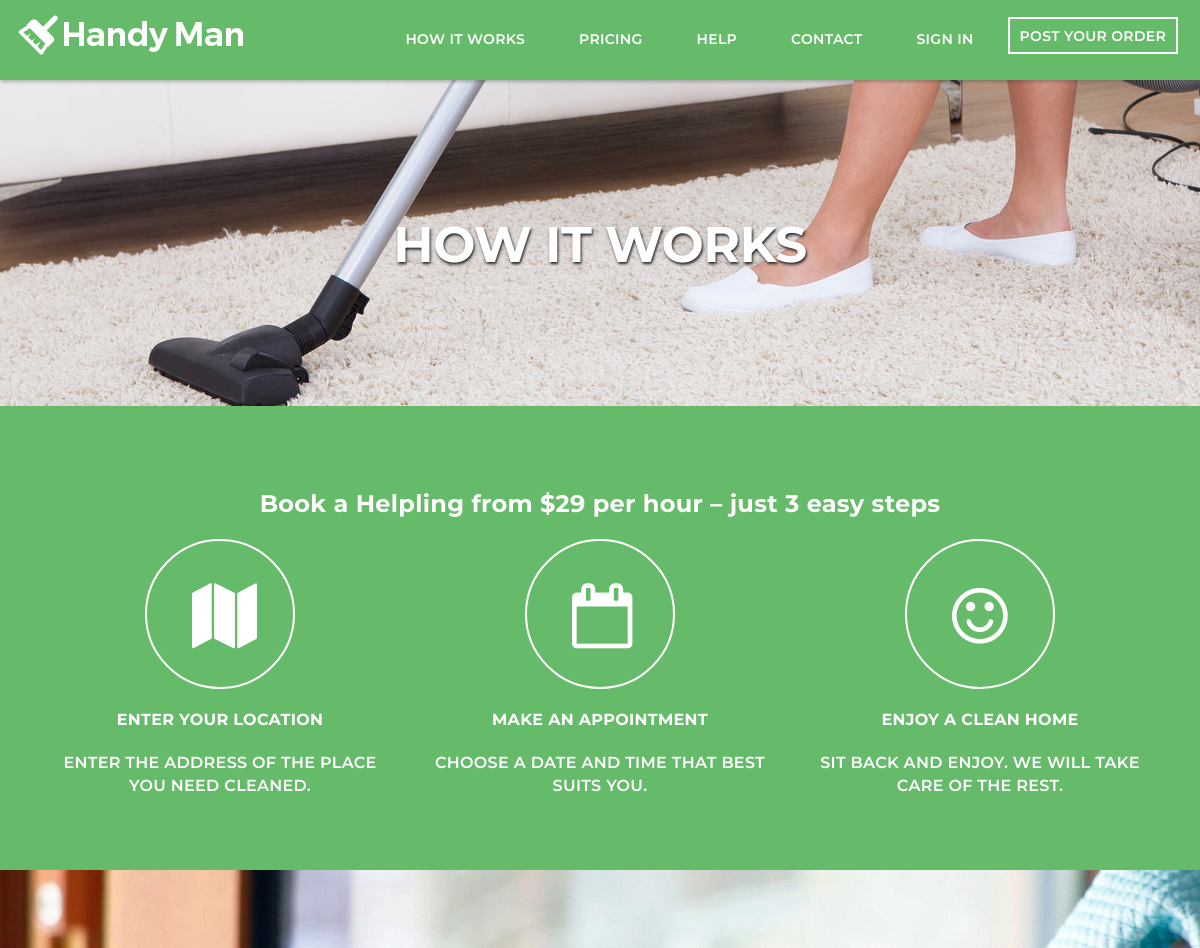
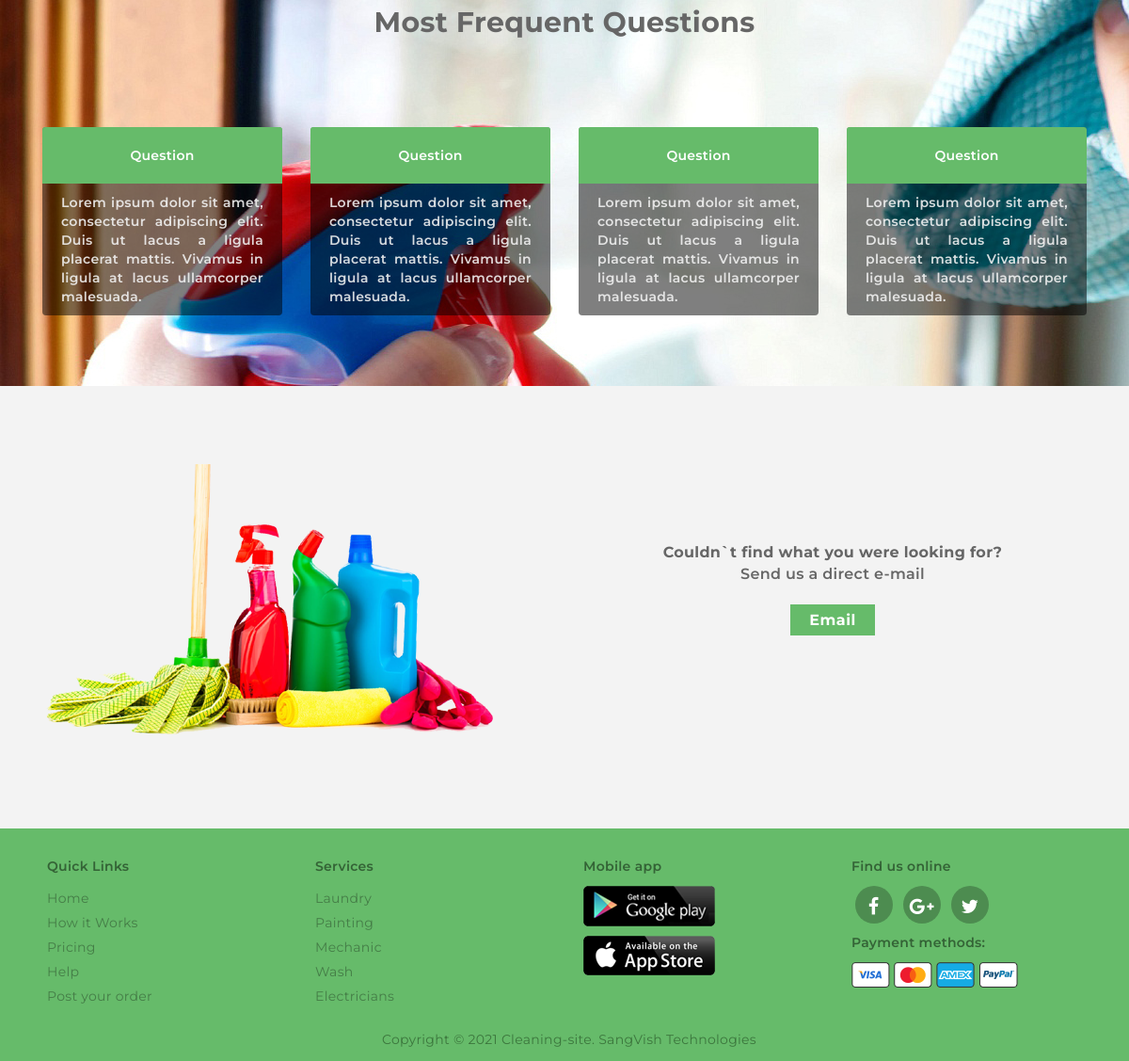
The app's page /users/howitworks.php with its own data (2 pictures, top to bottom).
### tables this page shows
CREATE TABLE `sv_admin_login` (
  `admin_id` int(20) NOT NULL,
  `user_name` varchar(255) NOT NULL,
  `password` varchar(255) NOT NULL,
  `email_id` varchar(255) NOT NULL,
  `site_name` varchar(255) NOT NULL,
  `logo` varchar(255) NOT NULL,
  `favicon` varchar(255) NOT NULL,
  `site_desc` varchar(255) NOT NULL,
  `keyword` varchar(255) NOT NULL,
  `site_url` varchar(255) NOT NULL,
  `paypal_id` varchar(200) NOT NULL,
  `currency_mode` varchar(200) NOT NULL,
  `paypal_site_mode` varchar(200) NOT NULL
);

CREATE TABLE `sv_pages` (
  `id` int(25) NOT NULL,
  `page_name` varchar(255) NOT NULL,
  `page_content` text NOT NULL
);

### users/howitworks.php (the view)
<body class="splash-index">
  <?php include("../header.php") ?>
  <section class="teaser main-teaser bg-top" >
    <div class="min-space">
    </div>
    <div class="min-space">
    </div>
    <div class="min-space">
    </div>
    <?php
$query=mysqli_fetch_array(mysqli_query($con, "select * from sv_pages where id=2"));
$content=$query['page_content'];
$page_name=$query['page_name'];
?>
    <h1 class="sub-title">
      <?php echo $page_name; ?>
    </h1>
    <div class="min-space">
    </div>
    <div class="min-space">
    </div>
  </section>
  <?php echo $content;?>
  <?php include("../footer.php") ?>
  </html>

### header.php (shortened to what this page needs)
<html>
 <?php
 include("connection.php");
    $res=mysqli_fetch_array(mysqli_query($con, "select * from sv_admin_login"));
    $logo=mysqli_real_escape_string($con,$res['logo']);
    $site_url=mysqli_real_escape_string($con,$res['site_url']);
 ?>
  <head>
    <link rel="stylesheet" href="<?php echo $site_url; ?>/css/font-awesome.min.css" type="text/css">
    <link rel="stylesheet" href="<?php echo $site_url; ?>/css/style.css" />
    <link rel="stylesheet" media="screen" href="<?php echo $site_url; ?>/css/index.css" />
    <link rel="stylesheet" media="screen" href="<?php echo $site_url; ?>/css/responsive.css" />
    <link rel="stylesheet" href="<?php echo $site_url; ?>/css/bootstrap.min.css" type="text/css">
    </head>
    <header class="header-main header-main--light">
        <nav class="site-nav reversed">
            <div class="container">
                <nav class="navbar navbar-inverse navbar-static-top marginBottom-0" role="navigation">
                    <div class="navbar-header">
                        <?php
                            if($logo=="") { ?>
                                <a href="<?php echo $site_url; ?>" class="site-logo"><img src="<?php echo $site_url; ?>/admincp/admin-logo/default-logo.png" alt="" ></a>
                            <?php } else {     ?>
                                <a href="<?php echo $site_url; ?>" class="site-logo"><img src="<?php echo $site_url; ?>/admincp/admin-logo/<?php echo $logo;?>"></a>
                            <?php } ?>
                    </div>
                    <div class="collapse navbar-collapse" id="navbar-collapse-1">
                        <ul class="nav navbar-nav pull-right">
                            <li><a class="nav__link" href="<?php echo $site_url; ?>/users/howitworks.php">How it Works</a></li>
                            <li><a class="nav__link" href="<?php echo $site_url; ?>/users/pricing.php">Pricing</a></li>
                            <li><span class="link_to_another_page"><a class="nav__link" href="<?php echo $site_url; ?>/users/help.php">Help</a></span></li>
                            <li><span class="link_to_another_page"><a class="nav__link" href="<?php echo $site_url; ?>/users/contact.php">Contact</a></span></li>
                            <?php
                                if(!isset($_SESSION['phone_no'])) { ?>
                                <li><a class="nav__link sign-in" href="<?php echo $site_url; ?>/users/sign_in.php">Sign in</a></li><?php } ?>
                             <li><span class="link_to_another_page"><a class="nav__link nav__link--prominent" href="<?php echo $site_url; ?>/users/order.php">Post Your Order</a></span></li>
                        </ul>
                    </div>
                </nav>
            </div>
        </nav>
    </header>

### footer.php (shortened to what this page needs)
<?php
$res         = mysqli_fetch_array(mysqli_query($con,"select * from sv_admin_login"));
?>
<footer class="footer">
  <div class="container">
    <div class="footer-content col-lg-3 col-md-3 col-sm-3 col-sm-4 col-lg-4">
      <h5 class="footer-content__title">Quick Links</h5>
      <ul class="footer-content__list">
        <li><a href="<?php
echo $res['site_url'];
?>">Home</a></li>
        <li><a href="<?php
echo $res['site_url'];
?>/users/howitworks.php">How it Works</a></li>
        <li><a href="<?php
echo $res['site_url'];
?>/users/pricing.php">Pricing</a></li>
        <li><a href="<?php
echo $res['site_url'];
?>/users/help.php">Help</a></li>
        <li><a href="<?php
echo $res['site_url'];
?>/users/order.php">Post your order</a></li>
      </ul>
    </div>
    <div class="footer-content col-lg-3 col-md-3 col-sm-3 col-sm-4 col-lg-4">
      <h5 class="footer-content__title">Services</h5>
      <ul class="footer-content__list">
        <li><a href="#">Laundry</a></li>
        <li><a href="#">Painting</a></li>
        <li><a href="#">Mechanic</a></li>
        <li><a href="#">Wash</a></li>
        <li><a href="#">Electricians</a></li>
      </ul>
    </div>
     <div class="footer-content col-lg-3 col-md-3 col-sm-3 col-sm-4 col-lg-4">
      <h5 class="footer-content__title">Mobile app</h5>
      <ul class="footer-content__list">
     <a href="#"><img style="margin-bottom:10px;" src="<?php
echo $res['site_url'];
?>/img/app1.png"></a>
          <a href="#"><img src="<?php
echo $res['site_url'];
?>/img/app2.png"></a>
        </ul>
    </div>
    <div class="footer-content col-lg-3 col-md-3 col-sm-3 col-sm-4 col-lg-4">
      <div class="footer-content__social social">
          <h5 class="footer-content__title">Find us online</h5>
          <a class="social__action" href="#">
            <i class="fa fa-facebook" aria-hidden="true"></i></a>
          <a class="social__action" href="#">
           <i class="fa fa-google-plus" aria-hidden="true"></i></a>
           <a class="social__action" href="#">
           <i class="fa fa-twitter" aria-hidden="true"></i></a>
         </div>
      <div class="mobile-app">
          <h5 class="footer-content__title">Payment methods:</h5>
          <img src="<?php
echo $res['site_url'];
?>/img/visa.png" alt="Visa" />
          <img src="<?php
echo $res['site_url'];
?>/img/mastercard.png" alt="Mastercard" />
          <img src="<?php
echo $res['site_url'];
?>/img/american_express.png" alt="American express" />
          <img src="<?php
echo $res['site_url'];
?>/img/paypal.png" alt="Paypal" />
      </div>
    </div>
  </div>
  <div class="footer__copyright container">
    <p>
Copyright &#169; <?php echo date('Y'); ?> Cleaning-site. <a href="http://demowpthemes.com/?theme=handyman" target="_blank">SangVish Technologies</a>
    </p>
  </div>
</footer>

### css/style.css (style rules this page uses)
.bg-top { background: url(../img/cleaner.jpg); background-position:left center; display:inline-block; width:100%; }
.font-icon { font-size: 65px; }
.navbar-inverse { background:transparent;border:0; }
section { padding-left: 15px; }
.question { text-align:center; }
.qstn-bg { background-color: rgba(0, 0, 0, .5) !important; color: #fff; font-size:14px; text-align:justify; }
.head { padding:20px !important; }
.min-space { padding:30px 0; }

### css/responsive.css (style rules this page uses)
img { display: inline-block; vertical-align: middle }

### records on screen
sv_admin_login: site_url+logo (picture), site_url (picture)
sv_pages: page_name "HOW IT WORKS", page_content "Book a Helpling from $29 per hour – just 3 easy steps ENTER YOUR LOCATION ENTER THE ADDRESS OF THE PLACE YOU NEED CLEANED. MAKE AN APPOINTMENT CHOOSE A DATE AND TIME THAT BEST SUITS YOU. ENJOY A CLEAN HOME SIT BACK AND ENJOY. WE WILL TAKE CARE OF THE REST. Most Frequent Questions Question Lorem ipsum dolor sit amet, consectetur adipiscing elit. Duis ut lacus a ligula placerat mattis. Vivamus in ligula at lacus ullamcorper malesuada. Question Lorem ipsum dolor sit amet, consectetur adipiscing elit. Duis ut lacus a ligula placerat mattis. Vivamus in ligula at lacus ullamcorper malesuada. Question Lorem ipsum dolor sit amet, consectetur adipiscing elit. Duis ut lacus a ligula placerat mattis.…", page_content (picture)
